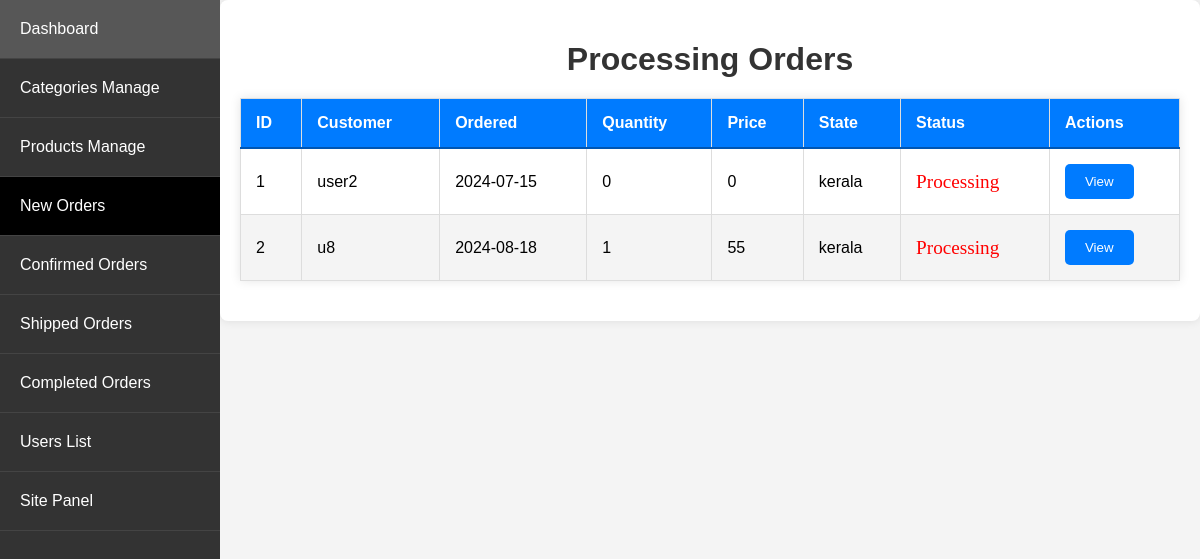
/admin_app/admin_app/orders/processing/ (signed in), run on an earlier commit of the app's database.
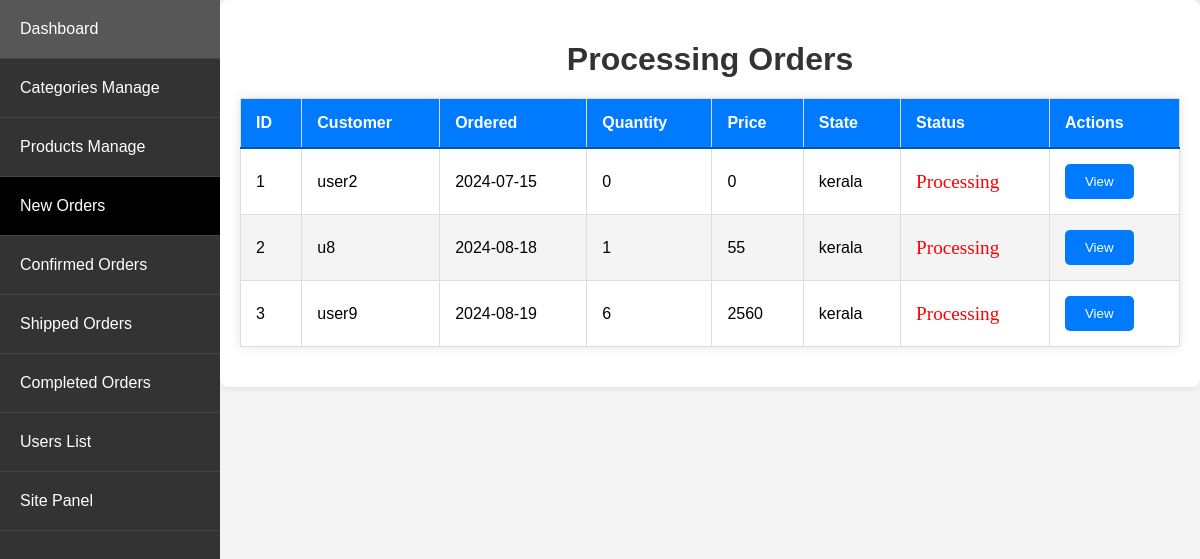
And on a later commit of the database.
### store/models.py (models this page shows, shortened)
class Order(models.Model):
    STATUS_CHOICES = [
        ('Processing', 'Processing'),
        ('Confirmed', 'Confirmed'),
        ('Shipped', 'Shipped'),
        ('Delivered', 'Delivered')
    ]
    customer = models.ForeignKey(Customer, on_delete=models.SET_NULL, null=True, blank=True)
    date_ordered = models.DateTimeField(auto_now_add=True)
    complete = models.BooleanField(default=False)
    transaction_id = models.CharField(max_length=100, null=True)
    status = models.CharField(max_length=20, choices=STATUS_CHOICES, default='Processing')
    processing_time = models.DateTimeField(null=True, blank=True)
    confirmed_time = models.DateTimeField(null=True, blank=True)  # Add this line
    shipped_time = models.DateTimeField(null=True, blank=True)
    delivered_time = models.DateTimeField(null=True, blank=True)
    @property
    def get_cart_total(self):
        orderitems = self.orderitem_set.all()
        total = sum([item.get_total for item in orderitems])
        return total
    @property
    def get_cart_items(self):
        orderitems = self.orderitem_set.all()
        total = sum([item.quantity for item in orderitems])
        return total

class Customer(models.Model):
    user = models.OneToOneField(User, on_delete=models.CASCADE)
    name = models.CharField(max_length=200, null=True)
    contact_number = models.CharField(max_length=12, unique=True, null=True)

class OrderItem(models.Model):
    product = models.ForeignKey(Product, on_delete=models.SET_NULL, null=True)
    order = models.ForeignKey(Order, on_delete=models.SET_NULL, null=True)
    quantity = models.IntegerField(default=0, null=True, blank=True)
    date_added = models.DateTimeField(auto_now_add=True)
    price_at_purchase = models.DecimalField(max_digits=7, decimal_places=0, null=True, blank=True)
    @property
    def get_total(self):
        if self.price_at_purchase is None:
            self.price_at_purchase = self.product.new_price
        return self.price_at_purchase * self.quantity

class ShippingAddress(models.Model):
    customer = models.ForeignKey(Customer, on_delete=models.SET_NULL, null=True)
    order = models.ForeignKey(Order, on_delete=models.SET_NULL, null=True)
    number = models.CharField(max_length=12, null=False, blank=False)
    whatsapp = models.CharField(max_length=12, null=False, blank=False)
    address = models.CharField(max_length=200, null=False)
    city = models.CharField(max_length=200, null=False)
    state = models.CharField(max_length=200, null=False)
    zipcode = models.CharField(max_length=200, null=False)
    date_added = models.DateTimeField(auto_now_add=True)

### admin_app/views.py (the view)
# urls.py: path('admin_app/orders/processing/', views.processing_orders, name='processing_orders'),
@login_required
@user_passes_test(is_admin)
def processing_orders(request):
    orders = Order.objects.filter(complete=True, status='Processing')
    return render_order_list(request, orders, 'Processing Orders', 'admin_app/order_list.html')

### admin_app/views.py (called while the page is built)
def is_admin(user):
    return user.is_superuser

def render_order_list(request, orders, title, template):
    orders_with_details = []
    for order in orders:
        shipping_address = ShippingAddress.objects.filter(order=order).first()
        total_quantity = OrderItem.objects.filter(order=order).aggregate(Sum('quantity'))['quantity__sum']
        orders_with_details.append({
            'order': order,
            'state': shipping_address.state if shipping_address else 'N/A',
            'total_quantity': total_quantity or 0
        })
    return render(request, template, {'orders_with_details': orders_with_details, 'title': title})

### store/context_processors.py (called while the page is built)
def menu_link(request): # this function don't wanna call to work, it's defined in setting to work
    links_list = Category.objects.annotate(
        num_products=Count('product', filter=Q(product__active=True, product__stock__gt=0))
    ).filter(num_products__gt=0).order_by('name')  # Add an order_by clause here
    paginator3 = Paginator(links_list, 8)
    try:
        page = int(request.GET.get('page', '1'))
    except:
        page = 1
    try:
        links = paginator3.page(page)
    except (InvalidPage, EmptyPage):
        links = paginator3.page(paginator3.num_pages)
    return dict(links=links)

def cart_data(request):
    data = cartData(request)
    cartItems = data['cartItems']
    return {'cartItems': cartItems}

def wishlist_count(request):
    if request.user.is_authenticated:
        wishlist_count = Wishlist.objects.filter(user=request.user).count()
    else:
        cookie_data = cookieWishlist(request)
        wishlist_count = cookie_data['wishlist_count']
    return {'wishlist_count': wishlist_count}

### store/utils.py (called while the page is built)
def cartData(request):
    if request.user.is_authenticated:
        customer = request.user.customer
        order, created = Order.objects.get_or_create(customer=customer, complete=False)
        items = order.orderitem_set.all()
        cartItems = order.get_cart_items
        total_price_difference = sum((item.product.old_price - item.product.new_price if item.product.old_price else 0) * item.quantity for item in items)
    else:
        cookieData = cookieCart(request)
        cartItems = cookieData['cartItems']
        order = cookieData['order']
        items = cookieData['items']
        total_price_difference = cookieData['total_price_difference']
    return {'cartItems': cartItems, 'order': order, 'items': items, 'total_price_difference': total_price_difference}

### admin_app/templates/admin_app/order_list.html (shortened to what this page needs)
{% extends 'admin_app/base_admin.html' %}
{% block content %}
<h1>{{ title }}</h1>
<table>
    <thead>
        <tr>
            <th>ID</th>
            <th>Customer</th>
            <th>Ordered</th>
            <th>Quantity</th>
            <th>Price</th>
            <th>State</th>
            <th>Status</th>
            <th>Actions</th>
        </tr>
    </thead>
    <tbody>
        {% for order_detail in orders_with_details %}
        <tr>
            <td>{{ forloop.counter }}</td>
            <td>{{ order_detail.order.customer.name }}</td>
            <td>{{ order_detail.order.date_ordered|date:"Y-m-d" }}</td>
            <td>{{ order_detail.total_quantity }}</td>
            <td>{{ order_detail.order.get_cart_total }}</td>
            <td>{{ order_detail.state }}</td>
            <td class="{% if order_detail.order.status == 'Processing' %}
                            status-processing
                        {% elif order_detail.order.status == 'Confirmed' %}
                            status-confirmed
                        {% elif order_detail.order.status == 'Shipped' %}
                            status-shipped
                        {% elif order_detail.order.status == 'Delivered' %}
                            status-delivered
                        {% endif %} status">
                {{ order_detail.order.status }}
            </td>
            <td>
                <a href="{% url 'admin_app:order_view' order_detail.order.pk %}">
                    <button type="button" class="btn btn-primary">View</button>
                </a>
            </td>
        </tr>
        {% endfor %}
    </tbody>
</table>
{% endblock %}

### admin_app/templates/admin_app/base_admin.html (shortened to what this page needs)
{% load static %}
<!DOCTYPE html>
<html lang="en">
<head>
    <link rel="stylesheet" href="{% static 'CSS/admin_dashboard.css' %}">
</head>
<body>
    <div class="wrapper">
        <ul class="sidebar">
            <li style="padding: 0px;" class="{% if request.resolver_match.url_name == 'dashboard' %}active{% endif %}">
                <a style="padding: 20px;" href="{% url 'admin_app:dashboard' %}">Dashboard</a>
            </li>
            <li style="padding: 0px;" class="{% if request.resolver_match.url_name == 'category_list' %}active{% endif %}">
                <a style="padding: 20px;" href="{% url 'admin_app:category_list' %}">Categories Manage</a>
            </li>
            <li style="padding: 0px;" class="{% if request.resolver_match.url_name == 'product_list' %}active{% endif %}">
                <a style="padding: 20px;" href="{% url 'admin_app:product_list' %}">Products Manage</a>
            </li>
            <li style="padding: 0px;" class="{% if request.resolver_match.url_name == 'processing_orders' %}active{% endif %}">
                <a style="padding: 20px;" href="{% url 'admin_app:processing_orders' %}">New Orders</a>
            </li>
            <li style="padding: 0px;" class="{% if request.resolver_match.url_name == 'confirmed_orders' %}active{% endif %}">
                <a style="padding: 20px;" href="{% url 'admin_app:confirmed_orders' %}">Confirmed Orders</a>
            </li>
            <li style="padding: 0px;" class="{% if request.resolver_match.url_name == 'shipped_orders' %}active{% endif %}">
                <a style="padding: 20px;" href="{% url 'admin_app:shipped_orders' %}">Shipped Orders</a>
            </li>
            <li style="padding: 0px;" class="{% if request.resolver_match.url_name == 'completed_orders' %}active{% endif %}">
                <a style="padding: 20px;" href="{% url 'admin_app:completed_orders' %}">Completed Orders</a>
            </li>
            <li style="padding: 0px;" class="{% if request.resolver_match.url_name == 'users_list' %}active{% endif %}">
                <a style="padding: 20px;" href="{% url 'admin_app:users_list' %}">Users List</a>
            </li>
            <li style="padding: 0px;">
                <a style="padding: 20px;" href="{% url 'store_app:allProdCat' %}">Site Panel</a>
            </li>
        </ul>
        <div class="container">
            {% block content %}
            {% endblock %}
        </div>
    </div>
</body>
</html>

### static/CSS/admin_dashboard.css (style rules this page uses)
body { font-family: Arial, sans-serif; background-color: #f4f4f4; margin: 0; padding: 0; }
.wrapper { display: flex; }
.sidebar { width: 220px; background-color: #333; padding: 0; margin: 0; list-style: none; height: 100vh; position: fixed; top: 0; left: 0; overflow-y: auto; }
.sidebar li { border-bottom: 1px solid #444; }
.sidebar a { display: block; color: white; text-decoration: none; padding: 15px 20px; transition: background 0.3s; }
.container { margin-left: 220px; padding: 20px; width: calc(100% - 220px); box-sizing: border-box; background: #fff; box-shadow: 0 0 10px rgba(0, 0, 0, 0.1); border-radius: 8px; }
h1 { text-align: center; color: #333; margin-bottom: 20px; }
table { width: 100%; border-collapse: collapse; margin-bottom: 20px; box-shadow: 0 0 10px rgba(0, 0, 0, 0.1); }
thead { background: #007bff; color: #fff; }
thead th { padding: 15px; text-align: left; border-bottom: 2px solid #0056b3; }
tbody tr:nth-child(even) { background: #f4f4f4; }
td, th { padding: 15px; border: 1px solid #ddd; }
td a { color: #007bff; text-decoration: none; transition: color 0.3s; }
button { display: inline-block; padding: 10px 20px; border: none; border-radius: 5px; cursor: pointer; transition: background 0.3s; }
.btn-primary { color:#fff;background-color:#007bff;border-color:#007bff }

### admin_app/templates/admin_app/base_admin.html (style rules this page uses)
.sidebar li.active { background-color: black; }
.sidebar li.active a { color: white; }

### admin_app/templates/admin_app/order_list.html (style rules this page uses)
.status-processing { color: red; }
.status { font-size: 1.2em; font-family: cursive; }

What changed in the data, as far as the page shows it:
added Order: order.customer.name "user9", order.date_ordered "2024-08-19", total_quantity "6", order.get_cart_total "2560", state "kerala", order.status "Processing"
